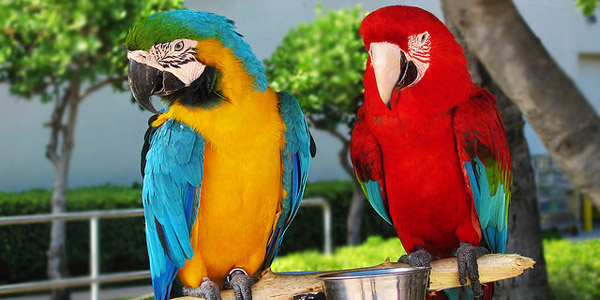
#> input picture parrot2.jpg, 600 x 300 px
$ jupyter execute --allow-errors T1_2022_students.ipynb   (shell and % lines are left out)
#> lines starting #> are read from the running program, lines starting #| are printed output that depends on the picture
# Tutorial 1 - basic exercices on images

## Objectives:

- import images and fetch their characteristics
- build and display the histogram
- perform basic operations on images

Digital images are arrays of pixels of defined color.
For 8-bits monochromatic images, the color is sampled using 256 integer intensity values ranging from 0 to 255.
Color RGB images require 3 intensity values per pixel.

A range of different python libraries allow to manipulate and process images.
In this tutorial, we will use the [NUMPY](https://numpy.org/) and [SCIPY](https://www.scipy.org/) libraries introduced in the first year data class.
You will take advantage of the properties of the numpy array object to perform image processing operations.
Images will be displayed using the `pyplot.imshow` function profided by the [MATPLOTLIB library](https://matplotlib.org/).
You will also be introduced to the SCIKIT-IMAGE library that implements higher level operations in image processing.

There are various ways to read and write image files. Here we will use the `imread` function of MATPLOTLIB. The object thus created is a numpy array. We will use the `imshow` function of matplotlib to plot images.

[cell 1]
import numpy as np
import matplotlib.pyplot as plt
from matplotlib.pyplot import imread
import os
from skimage import io
from scipy import misc

For students working on a local machine, using `jupyter`, make sure that the notebook and the image files are saved in the same folder.

For students working on `Google colab`, you will need to import images on colab.
1. Save images on your computer
2. Execute the cell below when you need to import a file to colab

[cell 2]
from google.colab import files
files.upload()
#> the answer given: parrot2.jpg

## Exercice 1: basic image manipulation

*Refresher from the 1st year Data Processing TD*

1. Can you identify the characteristics of the following image ? What are its dimensions ? Is it monochomatic ? How many grey levels are used ? What is the meaning of the coding `uint8`?

[cell 3]
parrot = imread("parrot2.jpg")
#> parrot is the input picture: shape (300, 600, 3); mean R, G, B 115.3, 102.8, 73.6
print(type(parrot))
#| <class 'numpy.ndarray'>
print("Image size : ",parrot.size,parrot.shape,
      "\nMatrix dimension : ",parrot.ndim)
#| Image size :  540000 (300, 600, 3)
#| Matrix dimension :  3
print("Coding : ",parrot.dtype)
#| Coding :  uint8

plt.imshow(parrot)

2. If it is a color image:
    - plot the different color components separately,
    - identify the colors associated with different components of the image


[cell 4]
f = plt.figure(figsize=(15,8))
for color in range(3): # color = 0 1 2
    plt.subplot("13"+(str(color+1)))
    # 1 line to complete

    plt.axis('off')
    plt.title("color "+str(color))

3. Modify the previous script to change the colormaps to make them match the color components of the image.

You will find a list of available colormap on the following web page:
[Choosing Colormaps in Matplotlib](https://matplotlib.org/stable/tutorials/colors/colormaps.html)

[cell 5]
f = plt.figure(figsize=(15,8))

colormaps = [] # TO COMPLETE
#> (the rest of this cell did not finish here and is left out)

We are actually only interested in Coco, the scarlet macaw on the right side of the picture.

4. Generate a cropped image that only contains Coco

#> (a cell that did not finish here is left out)

The following code plots the histograms of the 3 color components.

5. Comment of the image exposure. Why is the contribution of low intensity values more important for green and blue histograms ?

[cell 7]
ti=['red','green','blue'] #plot histograms for the 3 color components
fighis = plt.figure(figsize=(12,4))
#> (the rest of this cell did not finish here and is left out)

6. Add a black rectangle on Coco's face to preserve its anonymity

#> (a cell that did not finish here is left out)

7. Plot the histograms of the anonymized Coco picture. Comment.

[cell 9]
ti=['red','green','blue'] #plot histograms for the 3 color components
fighis = plt.figure(figsize=(12,4))
# TO COMPLETE

## Exercice 2: microscope calibration

Microscope specifications usually provide nominal magnifications.
Depending on the exact setup, position of the detector, etc, the actual magnification may differ significantly.
Therefore a calibration of pixel sizes is required before quantitative spatial measurement on micrographs.

Hereafter is the image of a calibration object. Graduations are every 10$\mu$m in the object

1. What are the dimensions of the image? Is it monochromatic? How is the data encoded?
2. Determine the actual pixel size. Use the interactive viewer two cells down.

[cell 10]
mic_grid = imread('Grid10um.tif')
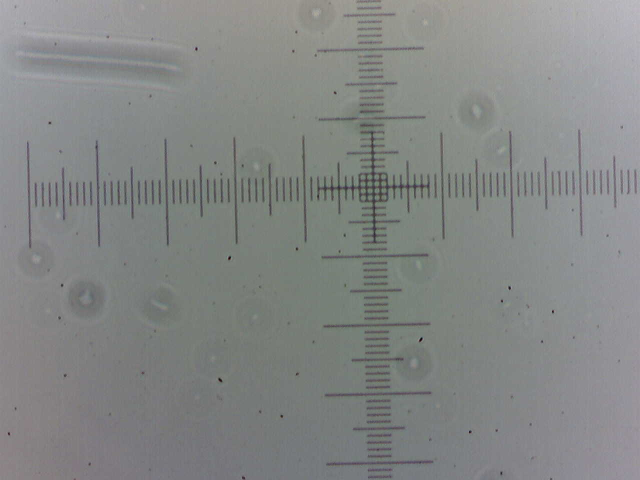
#> input picture Grid10um.tif, 1280 x 960 px (shown at 1/2 size)
#> mic_grid is the input picture: shape (960, 1280, 3); mean R, G, B 132, 134.6, 133.3
plt.imshow(mic_grid)
print("Image size : ",mic_grid.size,mic_grid.shape,
      "\nMatrix dimension : ",mic_grid.ndim)
#| Image size :  3686400 (960, 1280, 3)
#| Matrix dimension :  3
print("Coding : ",mic_grid.dtype)
#| Coding :  uint8
print("Python object type :",type(mic_grid))
#| Python object type : <class 'numpy.ndarray'>

[cell 11]
from skimage.viewer.plugins import lineprofile
from skimage import viewer

#> (the rest of this cell did not finish here and is left out)

## Exercice 3: quantification of a dot blot

The following image shows the result of a dot blot experiment.

1. Is it a monochromatic or color image?

[cell 12]
blot=imread('Dot_Blot.jpg')
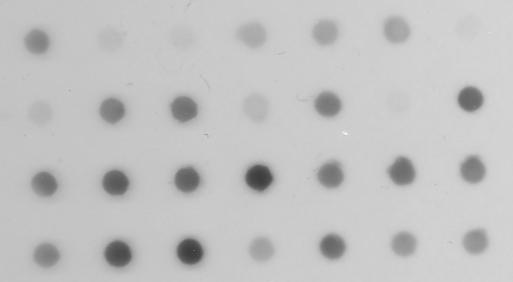
#> input picture Dot_Blot.jpg, 513 x 282 px
#> blot is the input picture: shape (282, 513, 3); min 57, max 246, mean 194.5

print("Python object type :",type(blot))
#| Python object type : <class 'numpy.ndarray'>

print("Image size : ",blot.size,blot.shape,
      "\nMatrix dimension : ",blot.ndim)
#| Image size :  433998 (282, 513, 3)
#| Matrix dimension :  3
print("Coding : ",blot.dtype)
#| Coding :  uint8

plt.imshow(blot)

The following script converts the image into a monochromatic one using the following [luma transform](https://en.wikipedia.org/wiki/Luma_(video)) `L = R * 299/1000 + G * 587/1000 + B * 114/1000`

[cell 13]
blotBW2=blot.astype('float64')[:,:,0] * 299/1000 +blot.astype('float64')[:,:,1] * 587/1000 + blot.astype('float64')[:,:,2] * 114/1000
blotBW2=blotBW2.astype('uint8')
